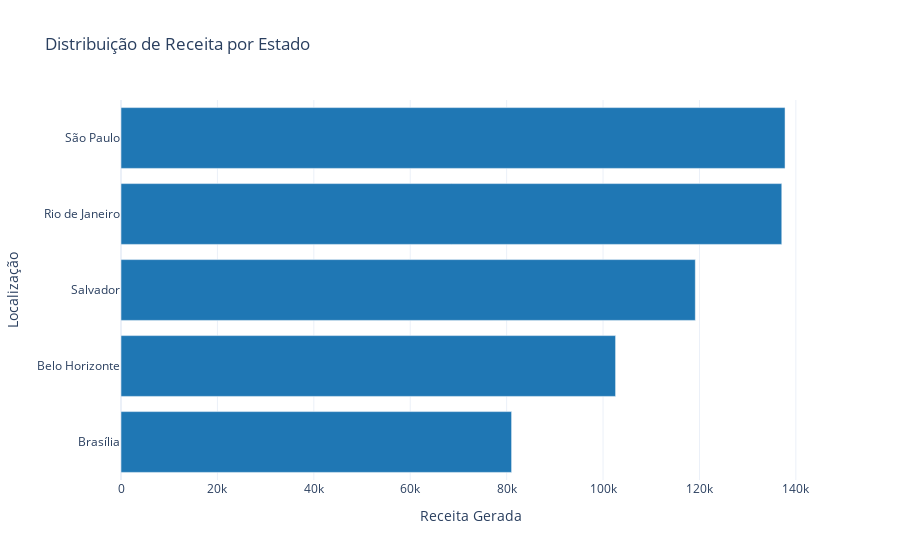

Source (notebook cell):
### Markdown cell above
A análise do desempenho das transportadoras revela que a Transportadora B se destaca como a principal geradora de receita, evidenciando uma liderança no mercado ou uma maior preferência por seus serviços. A Transportadora A, embora apresente um bom desempenho, gera uma receita inferior à da Transportadora B, posicionando-se como uma opção relevante, mas secundária. Já a Transportadora C aparece com a menor receita, sugerindo uma menor participação no mercado ou uma preferência reduzida por parte dos clientes.

### Code cell
# Agrupando os dados por Localização dos clientes e somando as receitas geradas
Receitas_geradas_por_Estado = TabcadeiaSup.groupby('Localização')['Receita gerada'].sum().reset_index()

Receitas_geradas_por_Estado = Receitas_geradas_por_Estado.sort_values(by='Receita gerada', ascending=False)

# Criando o gráfico de barras horizontal
Receitas_geradas_por_Estado_chart = px.bar(Receitas_geradas_por_Estado, 
                   x='Receita gerada', 
                   y='Localização', 
                   orientation='h', 
                   title='Distribuição de Receita por Estado', 
                   color='Localização',
                   color_discrete_sequence=['#1f77b4'])

Receitas_geradas_por_Estado_chart.update_layout(xaxis_title='Receita Gerada', 
                        yaxis_title='Localização',
                        showlegend=False)
Receitas_geradas_por_Estado_chart.show()

### Figure 1 — Plotly figure (JSON) as saved in the notebook; plotly's stock layout.template omitted (floating-point values rounded to 4 significant figures)
{"data": [{"alignmentgroup": "True", "hovertemplate": "Localização=%{y}<br>Receita gerada=%{x}<extra></extra>", "legendgroup": "São Paulo", "marker": {"color": "#1f77b4", "pattern": {"shape": ""}}, "name": "São Paulo", "offsetgroup": "São Paulo", "orientation": "h", "showlegend": true, "textposition": "auto", "type": "bar", "x": [137800.0], "xaxis": "x", "y": ["São Paulo"], "yaxis": "y"}, {"alignmentgroup": "True", "hovertemplate": "Localização=%{y}<br>Receita gerada=%{x}<extra></extra>", "legendgroup": "Rio de Janeiro", "marker": {"color": "#1f77b4", "pattern": {"shape": ""}}, "name": "Rio de Janeiro", "offsetgroup": "Rio de Janeiro", "orientation": "h", "showlegend": true, "textposition": "auto", "type": "bar", "x": [137100.0], "xaxis": "x", "y": ["Rio de Janeiro"], "yaxis": "y"}, {"alignmentgroup": "True", "hovertemplate": "Localização=%{y}<br>Receita gerada=%{x}<extra></extra>", "legendgroup": "Salvador", "marker": {"color": "#1f77b4", "pattern": {"shape": ""}}, "name": "Salvador", "offsetgroup": "Salvador", "orientation": "h", "showlegend": true, "textposition": "auto", "type": "bar", "x": [119100.0], "xaxis": "x", "y": ["Salvador"], "yaxis": "y"}, {"alignmentgroup": "True", "hovertemplate": "Localização=%{y}<br>Receita gerada=%{x}<extra></extra>", "legendgroup": "Belo Horizonte", "marker": {"color": "#1f77b4", "pattern": {"shape": ""}}, "name": "Belo Horizonte", "offsetgroup": "Belo Horizonte", "orientation": "h", "showlegend": true, "textposition": "auto", "type": "bar", "x": [102600.0], "xaxis": "x", "y": ["Belo Horizonte"], "yaxis": "y"}, {"alignmentgroup": "True", "hovertemplate": "Localização=%{y}<br>Receita gerada=%{x}<extra></extra>", "legendgroup": "Brasília", "marker": {"color": "#1f77b4", "pattern": {"shape": ""}}, "name": "Brasília", "offsetgroup": "Brasília", "orientation": "h", "showlegend": true, "textposition": "auto", "type": "bar", "x": [81030.0], "xaxis": "x", "y": ["Brasília"], "yaxis": "y"}], "layout": {"barmode": "relative", "legend": {"title": {"text": "Localização"}, "tracegroupgap": 0}, "showlegend": false, "title": {"text": "Distribuição de Receita por Estado"}, "xaxis": {"anchor": "y", "domain": [0, 1], "title": {"text": "Receita Gerada"}}, "yaxis": {"anchor": "x", "categoryarray": ["Brasília", "Belo Horizonte", "Salvador", "Rio de Janeiro", "São Paulo"], "categoryorder": "array", "domain": [0, 1], "title": {"text": "Localização"}}}}
